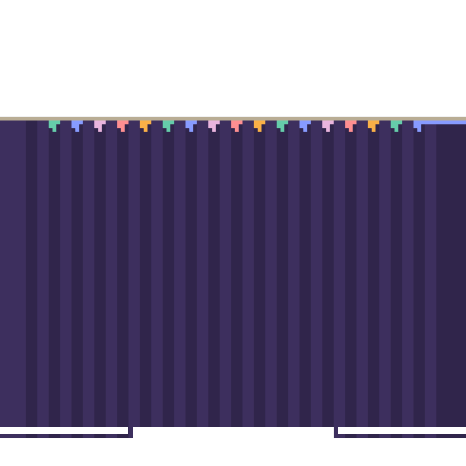
#> input picture device/tools/art/shop_scene_open.png, 466 x 466 px
$ python art.py
#> lines starting #> are read from the running program, lines starting #| are printed output that depends on the picture
#!/usr/bin/env python3
"""The shop's scene as C data (Figma "Scene · Shop", 609:2719).

    python device/tools/art.py   -> ../app/assets/art/art_data.c + art_data.h

Sources, checked in under tools/art/:
  - shop_scene.png  Figma "Field Kit / Scene · Shop · Solid" (1014:4299) at 466 x 466, placed 30 px down
                    as in "Rewards · Shop" (1079:5120)
  - shop_scene_open.png  the same with the two shelf planks taken out (the wall carries on behind):
                    the shelves are drawn by pages.c, one under each row, so they can scroll

The rewards on the shelves are line icons (Iconly, via tools/icons.mjs), not pictures. The scene
is sampled at the LED dot centres (3.8 px pitch from the middle) into a palette-index grid that
pet/led.c draws, so it is 15 KB instead of 400, and lights up the same way as Biscuit's rooms.
"""
import os
from PIL import Image

HERE = os.path.dirname(os.path.abspath(__file__))
SRC = os.path.join(HERE, 'art')
OUT = os.path.join(HERE, '..', 'app', 'assets', 'art')

PITCH = 3.8
# the scene's colours (Figma vector names), index 0 = nothing
PALETTE = [0x000000, 0x3D2F5E, 0x30254B, 0xB9AD94, 0x65CDAA, 0x879BFF, 0xEAB5DE, 0xFF8F91, 0xFAB047,
           0x729FE3, 0x4F7AC4, 0x3A5AA0, 0x24305A, 0x2C457A]   # the shelves are blue in the file (named as wood)
WALLS = {1, 2}      # soft wall dots; the rest are features


def c_bytes(name, data, per=24):
    lines = []
    for i in range(0, len(data), per):
        lines.append('    ' + ','.join(str(b) for b in data[i:i + per]) + ',')
    return f'static const uint8_t {name}[{len(data)}] = {{\n' + '\n'.join(lines) + '\n};\n'


def nearest(rgb):
    r, g, b = rgb
    if r + g + b < 3 * 48:   # unlit (the LED field's own dark dots) or black
        return 0
    best, bd = 0, 1 << 30
    for i, c in enumerate(PALETTE):
        if i == 0:
            continue
        cr, cg, cb = c >> 16, (c >> 8) & 255, c & 255
        d = (r - cr) ** 2 + (g - cg) ** 2 + (b - cb) ** 2
        if d < bd:
            best, bd = i, d
    return best if bd < 60 ** 2 else 0


def scene():
    im = Image.open(os.path.join(SRC, 'shop_scene_open.png')).convert('RGBA')
#> im is the input picture: PIL image 466x466 RGBA; mean R, G, B, A 38.6, 30.2, 58, 171
    bg = Image.new('RGBA', im.size, (4, 6, 5, 255))
    bg.alpha_composite(im)
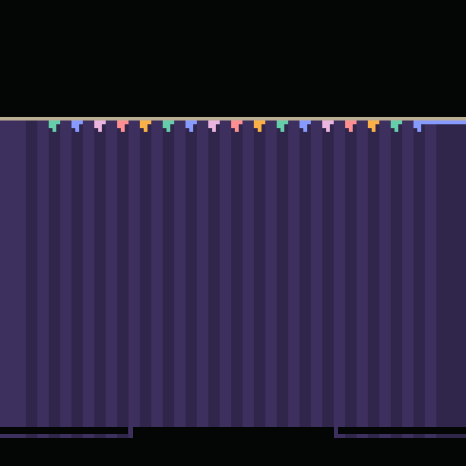
#> bg: PIL image 466x466 RGBA; mean R, G, B, A 39.8, 32.1, 59.5, 255
    im = bg.convert('RGB')
#> im: PIL image 466x466 RGB
    n = int(233 / PITCH + 0.999)   # cells each side of the middle
    side = 2 * n + 1
    room = bytearray(side * side)
    walls = bytearray(side * side)
    for j in range(-n, n + 1):
        for i in range(-n, n + 1):
            cx, cy = 233 + i * PITCH, 233 + j * PITCH
            if (cx - 233) ** 2 + (cy - 233) ** 2 > 231 ** 2:
                continue
            # the brightest pixel in the dot (the dot's middle is its true colour)
            best = (0, 0, 0)
            for dy in (-1, 0, 1):
                for dx in (-1, 0, 1):
                    p = im.getpixel((int(cx + dx), int(cy + dy)))
                    if sum(p) > sum(best):
                        best = p
            k = nearest(best)
            idx = (j + n) * side + (i + n)
            if k in WALLS:
                walls[idx] = k
            else:
                room[idx] = k
    return side, n, room, walls


def main():
    os.makedirs(OUT, exist_ok=True)
    side, n, room, walls = scene()
#> side = 125; n = 62
    c = '/* Generated by device/tools/art.py. Do not edit. */\n#include "art_data.h"\n\n'
    c += 'const uint32_t shop_palette[] = {\n    ' + ', '.join(f'0x{v:06X}' for v in PALETTE) + '\n};\n\n'
    c += c_bytes('shop_room_map', room) + c_bytes('shop_walls_map', walls)
    c += f'const uint8_t *const shop_room = shop_room_map;\nconst uint8_t *const shop_walls = shop_walls_map;\n'
    c += f'const int shop_side = {side};\nconst int shop_center = {n};\n'
    h = '''/* Generated by device/tools/art.py. Do not edit. */
#pragma once
#include "lvgl.h"

/* Figma "Scene · Shop": a palette-index grid at the LED pitch, drawn by pet/led.c */
extern const uint32_t shop_palette[];
extern const uint8_t *const shop_room;
extern const uint8_t *const shop_walls;
extern const int shop_side, shop_center;
'''
    open(os.path.join(OUT, 'art_data.c'), 'w').write(c)
    open(os.path.join(OUT, 'art_data.h'), 'w').write(h)
    print(f'shop grid {side} x {side}')
#| shop grid 125 x 125


if __name__ == '__main__':
    main()
